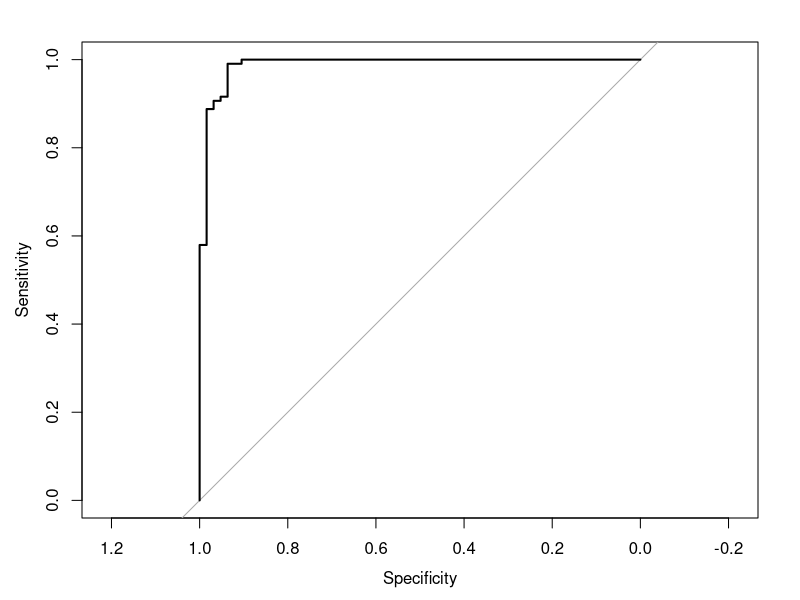

Here is the R script that generated this plot:
setwd("C:/Users/jgo_awd/Documents/Ciencia_de_Dados/Didatica-Tech/5-Matrix_Confusao")

# Pacote com dataset
library(mclust)

# Carregando o dataset

df <- wdbc
df$ID <- NULL

# Quantidade de cada classe
table(df$Diagnosis)

# Proporcao de cada classe

prop.table(table(df$Diagnosis)) 

library(caret)

# Criando matriz com linhas dos dados de treino - 70 % 

set.seed(1)
filtro <- createDataPartition(y=df$Diagnosis, p=0.7, list = F)

# dados de treino e teste 

treino <- df[filtro,]
teste <- df[-filtro,]

# Criando o modelo 

set.seed(1)
modelo <- train(Diagnosis ~ ., 
                data = treino, 
                method = "glmnet",
                tuneLength = 4,
                trControl = trainControl(method = "cv",
                                         number = 5))

mean(modelo$resample$Accuracy)

Prev <- predict(modelo, teste)

View(data.frame(teste$Diagnosis,Prev))


# Confusion matrix 

#install.packages("gmodels")
library(gmodels)


CrossTable(Prev, 
           teste$Diagnosis,
           dnn = c('Previsto','Real'),
           prop.chisq = F,
           prop.t = F,
           prop.r = F,
           prop.c = F)

?CrossTable


#Confusion matrix no Caret
?confusionMatrix

confusionMatrix(Prev, 
                teste$Diagnosis,
                dnn = c ('Previsto','Real'))

# Acuracia = Soma dos acertos / 4 casos  
(106+58) / (106+58+5+1)


# Probabilidades 

PrevProb <- predict(modelo, teste, type = "prob")

View(round(PrevProb,2))

PrevProb <- PrevProb$B

install.packages("pROC")
library(pROC)

# Sensibilidade = 1 
# TPR = Sensitivity = TP / (TP + FN)

# Especificidade = 1 
# FPR = 1 - Specificity = FP / (FP + TN)

# Curva ROC

ROC <- roc(teste$Diagnosis ~ PrevProb, levels = c ("M","B"))

?roc

plot(ROC)

# Area sob a curva 
ROC$auc

View(round(data.frame(ROC$sensitivities,
                      ROC$specificities,
                      ROC$thresholds
                    ,  2)))


# Resumindo o modelo

confusionMatrix(Prev,
                teste$Diagnosis,
                dnn = c('Previsto','Real'))

ROC$thresholds[75]

PrevT <- PrevProb
PrevT[PrevT>ROC$thresholds[75]] <- "B"
PrevT[PrevT !="B"] <- "M"
PrevT <- as.factor(PrevT)




confusionMatrix(PrevT,
                teste$Diagnosis,
                dnn = c('Previsto','Real'))
